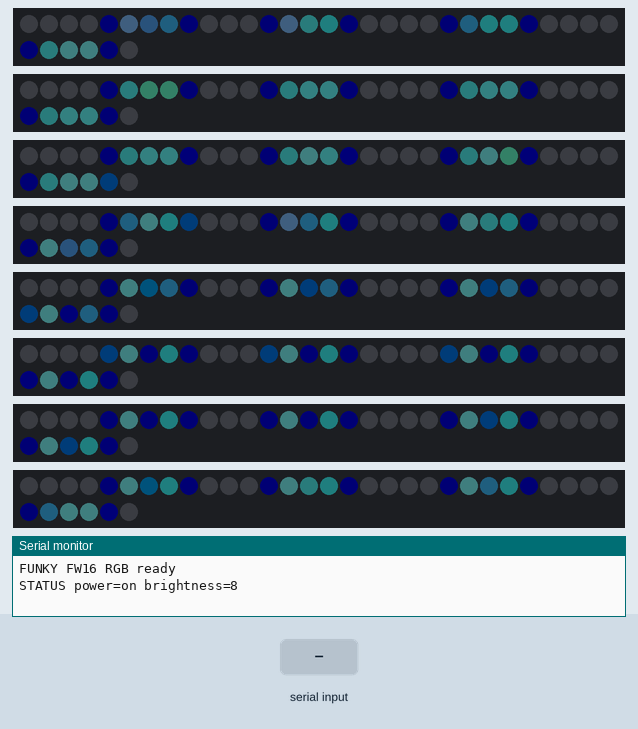
Simulated run of this program. Board: Raspberry Pi Pico. Parts: 8 × 36 RGB LEDs in strip order, left to right, continuing on the next row, the last lines printed to the serial monitor. The test bench sets the inputs (shaded band). Dim RGB values are drawn brighter than linear.

Above: at 1.2 s.
1.3 s: "90\n" received over Serial
At 3.18 s:
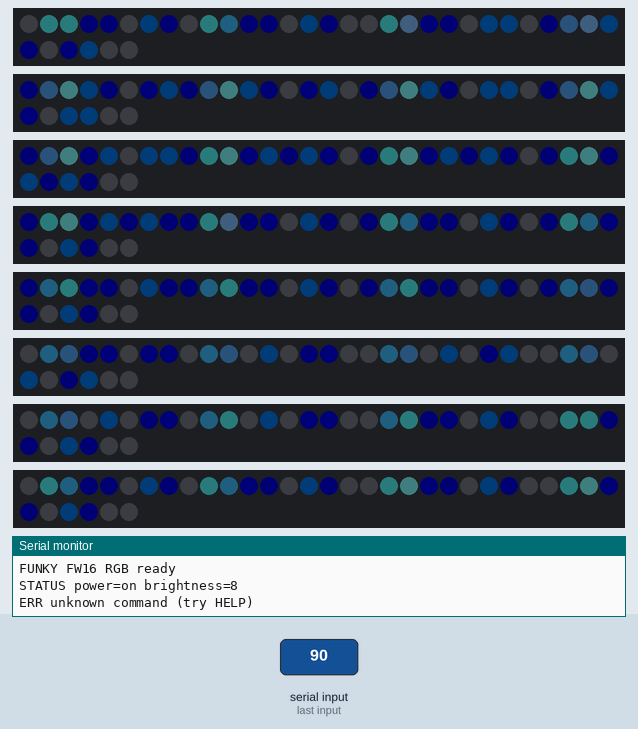
3.9 s: "200\n" received over Serial
At 6.19 s:
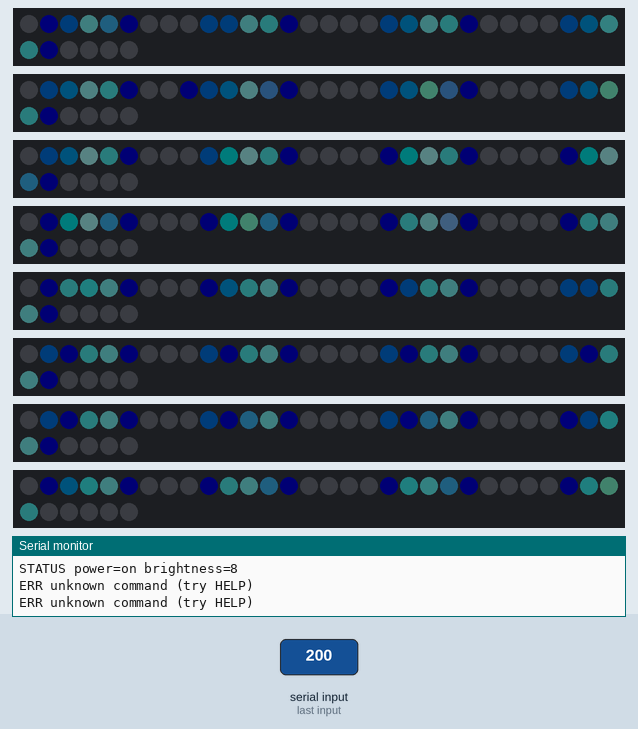
6.3 s: "90 45\n" received over Serial
At 9.2 s:
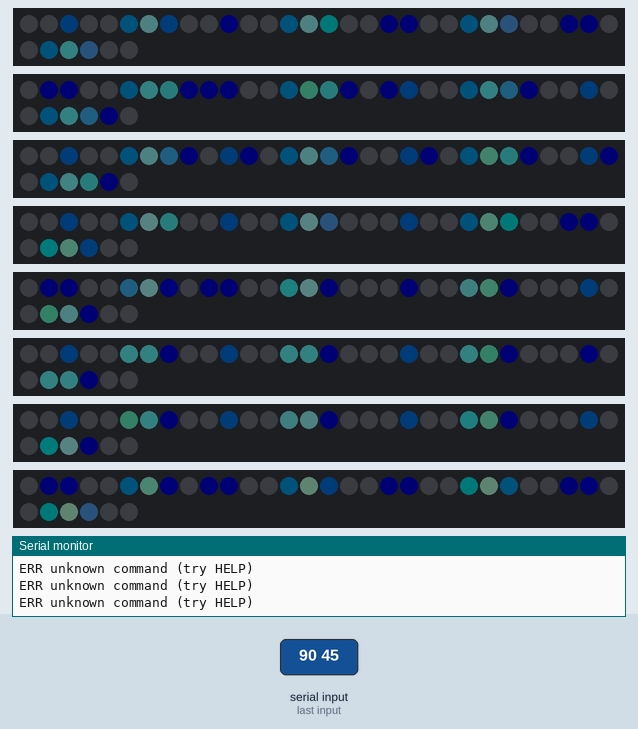
11.7 s: "90 45\n" received over Serial
At 12.21 s:
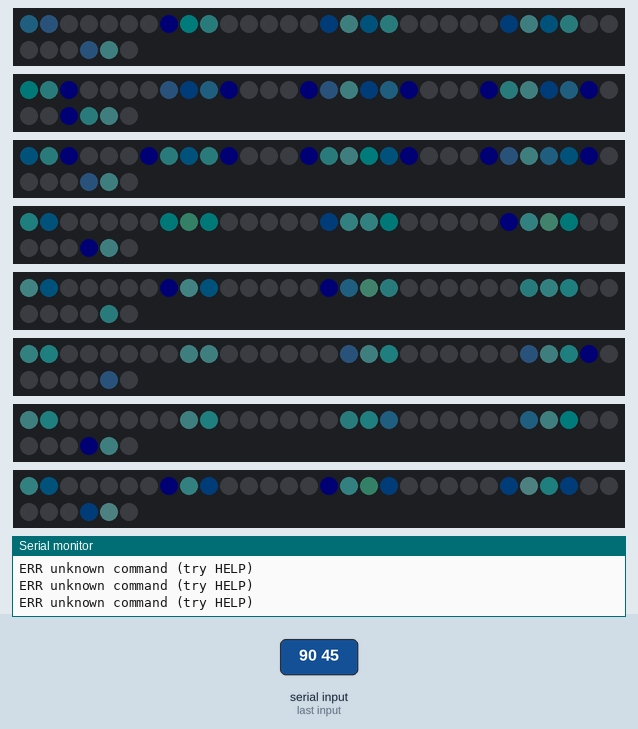
19.2 s: "200\n" received over Serial
22.0 s: "30 150\n" received over Serial
At 24.56 s:
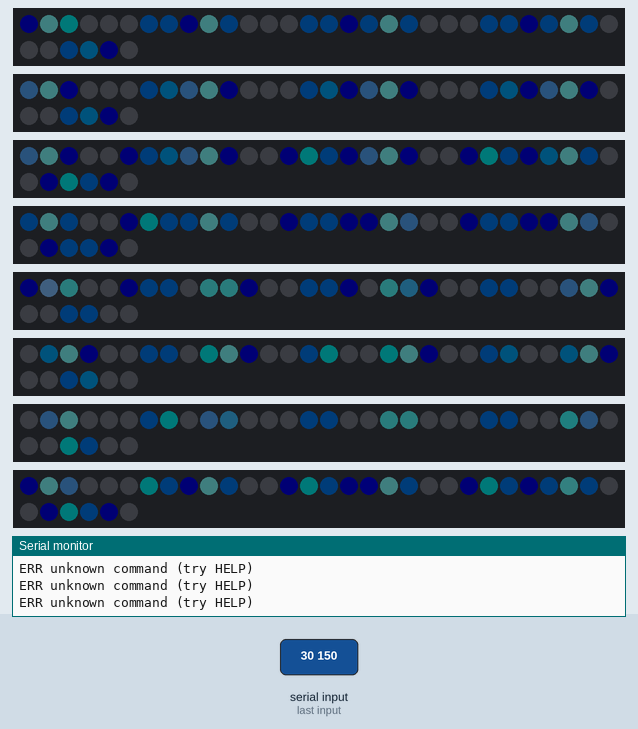

The program:

main.cpp
```cpp
/*
 * funky-framework-leds — stand-alone flowing animation for Framework 16
 * RGB LED Matrix modules (Joe Schroedl Rev 2 / NeoPixel on RP2040).
 *
 * Animation runs on-device without a host. USB CDC serial accepts power
 * and brightness commands (see docs/PROTOCOL.md).
 *
 * Build/flash with PlatformIO (see firmware/platformio.ini and README).
 */

#include <Adafruit_NeoPixel.h>
#include <Arduino.h>
#include <math.h>
#include <stdlib.h>
#include <strings.h>
#include "pico/bootrom.h"
#include "config.h"

#define NEO_TYPE (NEO_GRB + NEO_KHZ800)

Adafruit_NeoPixel strips[NUM_STRIPS] = {
  Adafruit_NeoPixel(NUM_LEDS_PER_STRIP, STRIP_PINS[0], NEO_TYPE),
  Adafruit_NeoPixel(NUM_LEDS_PER_STRIP, STRIP_PINS[1], NEO_TYPE),
  Adafruit_NeoPixel(NUM_LEDS_PER_STRIP, STRIP_PINS[2], NEO_TYPE),
  Adafruit_NeoPixel(NUM_LEDS_PER_STRIP, STRIP_PINS[3], NEO_TYPE),
  Adafruit_NeoPixel(NUM_LEDS_PER_STRIP, STRIP_PINS[4], NEO_TYPE),
  Adafruit_NeoPixel(NUM_LEDS_PER_STRIP, STRIP_PINS[5], NEO_TYPE),
  Adafruit_NeoPixel(NUM_LEDS_PER_STRIP, STRIP_PINS[6], NEO_TYPE),
  Adafruit_NeoPixel(NUM_LEDS_PER_STRIP, STRIP_PINS[7], NEO_TYPE),
};

static bool powerOn = true;
static uint8_t brightness = DEFAULT_BRIGHTNESS;
static uint16_t animPhase = 0;
static unsigned long lastFrameMs = 0;

static char lineBuf[64];
static uint8_t lineLen = 0;

static void applyBrightness();
static void clearAll();
static void showAll();
static void xyToStripPixel(uint8_t x, uint8_t y, uint8_t &strip, uint16_t &led);
static void setVisualPixel(uint8_t x, uint8_t y, uint8_t r, uint8_t g, uint8_t b);
static void renderFlowFrame();
static void handleLine(char *line);
static void processSerial();
static void replyOk();
static void replyStatus();
static void replyErr(const char *msg);

void setup() {
  for (uint8_t i = 0; i < NUM_STRIPS; i++) {
    strips[i].begin();
    strips[i].clear();
  }
  applyBrightness();
  showAll();

  Serial.begin(SERIAL_BAUD);
  Serial.println(F("FUNKY FW16 RGB ready"));
  replyStatus();
  lastFrameMs = millis();
}

void loop() {
  processSerial();

  const unsigned long now = millis();
  if ((uint16_t)(now - lastFrameMs) >= FRAME_MS) {
    lastFrameMs = now;
    if (powerOn) {
      renderFlowFrame();
      animPhase++;
    }
  }
}

static void applyBrightness() {
  for (uint8_t i = 0; i < NUM_STRIPS; i++) {
    strips[i].setBrightness(brightness);
  }
}

static void clearAll() {
  for (uint8_t i = 0; i < NUM_STRIPS; i++) {
    strips[i].clear();
  }
}

static void showAll() {
  for (uint8_t i = 0; i < NUM_STRIPS; i++) {
    strips[i].show();
  }
}

// Map visual (x,y) on the 9×32 panel to (strip, led) on 8×36 wiring.
// Each strip is one 9×4 band; bands stack in Y. See docs/LED_MAP.md.
//
// Column 0 on every strip uses LEDs 0, 8, 17, 26 (user-verified). Other
// columns are the same row starts + x. Row starts are NOT a uniform *9
// pitch (that would be 0,9,18,27); they follow the physical chain folds.
static void xyToStripPixel(uint8_t x, uint8_t y, uint8_t &strip, uint16_t &led) {
  static const uint8_t kRowStart[BAND_ROWS] = {0, 8, 17, 26};
  strip = (uint8_t)(y / BAND_ROWS);
  const uint8_t localY = (uint8_t)(y % BAND_ROWS);
  led = (uint16_t)kRowStart[localY] + x;
}

static void setVisualPixel(uint8_t x, uint8_t y, uint8_t r, uint8_t g, uint8_t b) {
  uint8_t strip;
  uint16_t led;
  xyToStripPixel(x, y, strip, led);
  if (strip < NUM_STRIPS && led < NUM_LEDS_PER_STRIP) {
    strips[strip].setPixelColor(led, r, g, b);
  }
}

// Pacifica-inspired soft bars on the visual 9×32 map.
// Borrowed from cosmic-unicorn-animartrix pacifica.hpp:
//   • three layered swells at different speeds / spatial freqs
//   • standing-wave Y sway (sin(y)*sin(t)) — morphs in place, no Y-scroll
//   • foam brightening at crests
//   • deep-blue → sea-green → foam palette
// Still: crests travel in visual X; span full visual Y; xyToStripPixel unchanged.
static void renderFlowFrame() {
  const float t = (float)animPhase * 0.045f;
  const float widthF = (float)MATRIX_WIDTH;

  // Three Pacifica-like layers: speed (cols/unit-t), half-width (cols),
  // weight, Y-sway amp (cols), Y spatial freq, sway time freq, phase.
  const float speed[3] = {0.55f, -0.38f, 0.22f};
  const float halfW[3] = {2.1f, 1.6f, 1.35f};  // ~3–5 px full width
  const float weight[3] = {0.50f, 0.32f, 0.22f};
  const float swayAmp[3] = {0.55f, 0.40f, 0.28f};
  const float yFreq[3] = {0.22f, 0.35f, 0.48f};
  const float swayT[3] = {0.70f, 1.15f, 1.60f};
  const float phase[3] = {0.0f, 2.1f, 4.0f};

  for (uint8_t i = 0; i < NUM_STRIPS; i++) {
    strips[i].clear();
  }

  for (uint8_t y = 0; y < MATRIX_HEIGHT; y++) {
    const float yf = (float)y;
    // Mild static width breathe along height (not time-translated).
    const float widthScale = 1.0f + 0.15f * sinf(yf * 0.20f);

    for (uint8_t x = 0; x < MATRIX_WIDTH; x++) {
      float depth = 0.0f;
      float foam = 0.0f;

      for (uint8_t L = 0; L < 3; L++) {
        // Standing-wave sway: shape along Y morphs with time, does not scroll.
        const float sway =
            swayAmp[L] * sinf(yf * yFreq[L]) * sinf(t * swayT[L] + phase[L]);
        float crest = fmodf(t * speed[L] * widthF + phase[L] * 1.3f + sway, widthF);
        if (crest < 0.0f) {
          crest += widthF;
        }

        float d = fabsf((float)x + 0.5f - crest);
        const float wrap = widthF - d;
        if (wrap < d) {
          d = wrap;
        }

        const float hw = halfW[L] * widthScale;
        float w = 0.0f;
        if (d < hw) {
          const float u = 1.0f - d / hw;
          w = u * u * (3.0f - 2.0f * u);  // smoothstep
        }
        depth += weight[L] * w;
        // Pacifica foam: lift near the crest peak.
        const float crestLift = w * 0.65f + (L == 0 ? w * 0.20f : 0.0f) - 0.35f;
        if (crestLift > 0.0f) {
          foam += crestLift * 1.8f * weight[L];
        }
      }

      if (depth < 0.02f && foam < 0.02f) {
        continue;
      }
      if (depth > 1.0f) {
        depth = 1.0f;
      }
      if (foam > 1.0f) {
        foam = 1.0f;
      }

      // Deep navy → teal → seafoam (Pacifica stops), then foam whitening.
      float shade = depth * (0.82f + 0.18f * (yf / (float)(MATRIX_HEIGHT - 1)));
      shade += foam * 0.30f;
      if (shade > 1.0f) {
        shade = 1.0f;
      }

      float pr, pg, pb;
      if (shade < 0.25f) {
        const float f = shade / 0.25f;
        pr = 0.02f + (0.00f - 0.02f) * f;
        pg = 0.05f + (0.12f - 0.05f) * f;
        pb = 0.14f + (0.36f - 0.14f) * f;
      } else if (shade < 0.55f) {
        const float f = (shade - 0.25f) / 0.30f;
        pr = 0.00f + (0.02f - 0.00f) * f;
        pg = 0.12f + (0.42f - 0.12f) * f;
        pb = 0.36f + (0.50f - 0.36f) * f;
      } else if (shade < 0.80f) {
        const float f = (shade - 0.55f) / 0.25f;
        pr = 0.02f + (0.20f - 0.02f) * f;
        pg = 0.42f + (0.70f - 0.42f) * f;
        pb = 0.50f + (0.62f - 0.50f) * f;
      } else {
        const float f = (shade - 0.80f) / 0.20f;
        pr = 0.20f + (0.65f - 0.20f) * f;
        pg = 0.70f + (0.90f - 0.70f) * f;
        pb = 0.62f + (0.88f - 0.62f) * f;
      }
      pr += (1.0f - pr) * foam * 0.75f;
      pg += (1.0f - pg) * foam * 0.80f;
      pb += (1.0f - pb) * foam * 0.70f;

      const float bri = 0.50f + 0.50f * shade;
      const uint8_t r = (uint8_t)lroundf(pr * bri * 255.0f);
      const uint8_t g = (uint8_t)lroundf(pg * bri * 255.0f);
      const uint8_t b = (uint8_t)lroundf(pb * bri * 255.0f);
      setVisualPixel(x, y, r, g, b);
    }
  }
  showAll();
}

static void replyOk() {
  Serial.println(F("OK"));
}

static void replyStatus() {
  Serial.print(F("STATUS power="));
  Serial.print(powerOn ? F("on") : F("off"));
  Serial.print(F(" brightness="));
  Serial.println(brightness);
}

static void replyErr(const char *msg) {
  Serial.print(F("ERR "));
  Serial.println(msg);
}

static void handleLine(char *line) {
  while (*line == ' ' || *line == '\t') {
    line++;
  }
  size_t n = strlen(line);
  while (n > 0 && (line[n - 1] == ' ' || line[n - 1] == '\t' ||
                   line[n - 1] == '\r')) {
    line[--n] = '\0';
  }
  if (n == 0) {
    return;
  }

  if (strcasecmp(line, "ON") == 0) {
    powerOn = true;
    replyOk();
    replyStatus();
    return;
  }
  if (strcasecmp(line, "OFF") == 0) {
    powerOn = false;
    clearAll();
    showAll();
    replyOk();
    replyStatus();
    return;
  }
  if (strcasecmp(line, "STATUS") == 0 || strcasecmp(line, "GET") == 0) {
    replyStatus();
    return;
  }
  if (strcasecmp(line, "BOOT") == 0 || strcasecmp(line, "BOOTLOADER") == 0) {
    replyOk();
    Serial.flush();
    delay(50);
    reset_usb_boot(0, 0);
    return;
  }
  if (strncasecmp(line, "BRIGHTNESS ", 11) == 0 ||
      strncasecmp(line, "BRIGHT ", 7) == 0) {
    const char *arg =
        (strncasecmp(line, "BRIGHTNESS ", 11) == 0) ? line + 11 : line + 7;
    while (*arg == ' ') {
      arg++;
    }
    char *end = nullptr;
    long v = strtol(arg, &end, 10);
    if (end == arg || v < 0 || v > MAX_BRIGHTNESS) {
      replyErr("brightness must be 0-48");
      return;
    }
    brightness = (uint8_t)v;
    applyBrightness();
    if (!powerOn) {
      clearAll();
      showAll();
    }
    replyOk();
    replyStatus();
    return;
  }
  if (strcasecmp(line, "HELP") == 0) {
    Serial.println(F("Commands: ON | OFF | BRIGHTNESS <0-48> | STATUS | BOOT | HELP"));
    return;
  }

  replyErr("unknown command (try HELP)");
}

static void processSerial() {
  while (Serial.available() > 0) {
    const char c = (char)Serial.read();
    if (c == '\n') {
      lineBuf[lineLen] = '\0';
      handleLine(lineBuf);
      lineLen = 0;
    } else if (c == '\r') {
      // ignore
    } else if (lineLen + 1 < sizeof(lineBuf)) {
      lineBuf[lineLen++] = c;
    } else {
      lineLen = 0;
      replyErr("line too long");
      while (Serial.available() > 0 && Serial.peek() != '\n') {
        Serial.read();
      }
    }
  }
}
```

config.h
```cpp
#pragma once

// Framework 16 RGB LED Matrix (Joe Schroedl Rev 2) pinout & layout.
// Electrical: 8 NeoPixel strips × 36 LEDs (stock Adalight / GPIO 15..8).
// Visual: 9×32 — eight stacked 9×4 bands (one band per strip).
// https://github.com/corndog2000/adalight-multi-strip

#include <stdint.h>

static const uint16_t NUM_LEDS_PER_STRIP = 36;
static const uint8_t NUM_STRIPS = 8;
static const uint16_t TOTAL_LEDS = NUM_LEDS_PER_STRIP * NUM_STRIPS;  // 288

// Visual panel coordinates (animation space).
static const uint8_t MATRIX_WIDTH = 9;    // columns
static const uint8_t MATRIX_HEIGHT = 32;  // rows (8 bands × 4)
static const uint8_t BAND_ROWS = 4;       // rows per strip / 9×4 block
static const uint8_t BAND_COLS = 9;       // cols per strip / 9×4 block

// Strip data pins: strip 0 (top band) → GPIO15 … strip 7 (bottom) → GPIO8.
static const uint8_t STRIP_PINS[NUM_STRIPS] = {15, 14, 13, 12, 11, 10, 9, 8};

// Soft default; hard cap keeps modules within a gentle current budget.
static const uint8_t DEFAULT_BRIGHTNESS = 8;
static const uint8_t MAX_BRIGHTNESS = 40;

static const unsigned long SERIAL_BAUD = 115200;
static const uint16_t FRAME_MS = 33;  // ~30 FPS
```

Measured:
- after the input at 1.3 s, the LEDs: first differ from a run without the input after 1.7 s (image 1)
- after the input at 3.9 s, the LEDs: first differ from a run without the input after 1.8 s (image 2 shows a later state)
- after the input at 6.3 s, the LEDs: first differ from a run without the input after 2.8 s (image 3)
- after the input at 11.7 s, the LEDs: first differ from a run without the input after 0.36 s (image 4)
- after the input at 22.0 s, the LEDs: first differ from a run without the input after 2.4 s (image 5)
